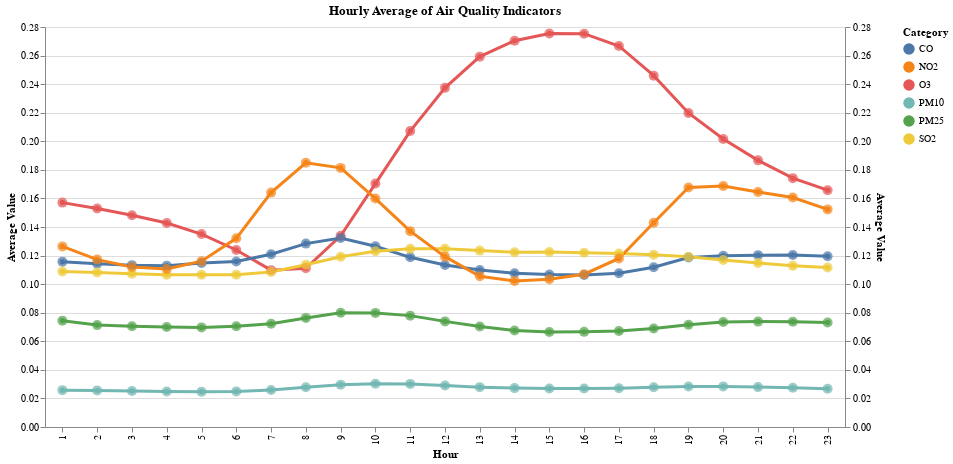

The notebook cell this image was saved under:
### Code cell
import pandas as pd
import numpy as np
import altair as alt

# MSR_DT를 datetime 형식으로 변환하고 연도, 월, 시간 추출
df['MSR_DT'] = pd.to_datetime(df['MSR_DT'], format='%Y%m%d%H', errors='coerce')
df['Year'] = df['MSR_DT'].dt.year
df['Month'] = df['MSR_DT'].dt.month
df['Hour'] = df['MSR_DT'].dt.hour
df['Hour'] = df['MSR_DT'].dt.hour

# 데이터 필터링 (예시 데이터셋에서는 필터링 없음)
filtered_df = df

# 시간별 평균 계산
yearly_avg = filtered_df.groupby('Hour')[['PM25', 'PM10', 'O3', 'CO', 'SO2', 'NO2']].mean().reset_index()

# 데이터 변환 (melt)
source = yearly_avg.melt(id_vars=['Hour'], 
                         value_vars=['PM25', 'PM10', 'O3', 'CO', 'SO2', 'NO2'],
                         var_name='category', 
                         value_name='value')

# Altair 그래프 생성
base = alt.Chart(source).encode(
    alt.X('Hour:O', title='Hour'),
    alt.Y('value:Q', title='Average Value'),
    alt.Color('category:N', title='Category')
).properties(
    width=800,
    height=400,
    title='Hourly Average of Air Quality Indicators'
)

# 원본 데이터를 사용하여 선 그래프 생성
line = base.mark_line(point=True, size=3)

# 서클 마커 추가
points = base.mark_circle(size=100, opacity=0.7).encode(
    alt.Tooltip(['Hour:N', 'value:Q', 'category:N'])
)

# 그래프 결합
chart = (line + points).resolve_scale(y='independent')  # Y 축 스케일을 독립적으로 설정

chart

### Figure 1 — Vega-Lite specification as saved in the notebook (floating-point values rounded to 4 significant figures; data arrays with more than 128 entries replaced by an {"elided": "..."} marker saying what was removed)
{"config": {"view": {"continuousWidth": 300, "continuousHeight": 300}}, "layer": [{"mark": {"type": "line", "point": true, "size": 3}, "encoding": {"color": {"field": "category", "title": "Category", "type": "nominal"}, "x": {"field": "Hour", "title": "Hour", "type": "ordinal"}, "y": {"field": "value", "title": "Average Value", "type": "quantitative"}}, "title": "Hourly Average of Air Quality Indicators"}, {"mark": {"type": "circle", "opacity": 0.7, "size": 100}, "encoding": {"color": {"field": "category", "title": "Category", "type": "nominal"}, "tooltip": [{"field": "Hour", "type": "nominal"}, {"field": "value", "type": "quantitative"}, {"field": "category", "type": "nominal"}], "x": {"field": "Hour", "title": "Hour", "type": "ordinal"}, "y": {"field": "value", "title": "Average Value", "type": "quantitative"}}, "title": "Hourly Average of Air Quality Indicators"}], "data": {"name": "data-afb1114f88d035e44b53c427a44bea2a"}, "height": 400, "resolve": {"scale": {"y": "independent"}}, "width": 800, "$schema": "https://vega.github.io/schema/vega-lite/v5.17.0.json", "datasets": {"data-afb1114f88d035e44b53c427a44bea2a": {"elided": "138 records"}}}
